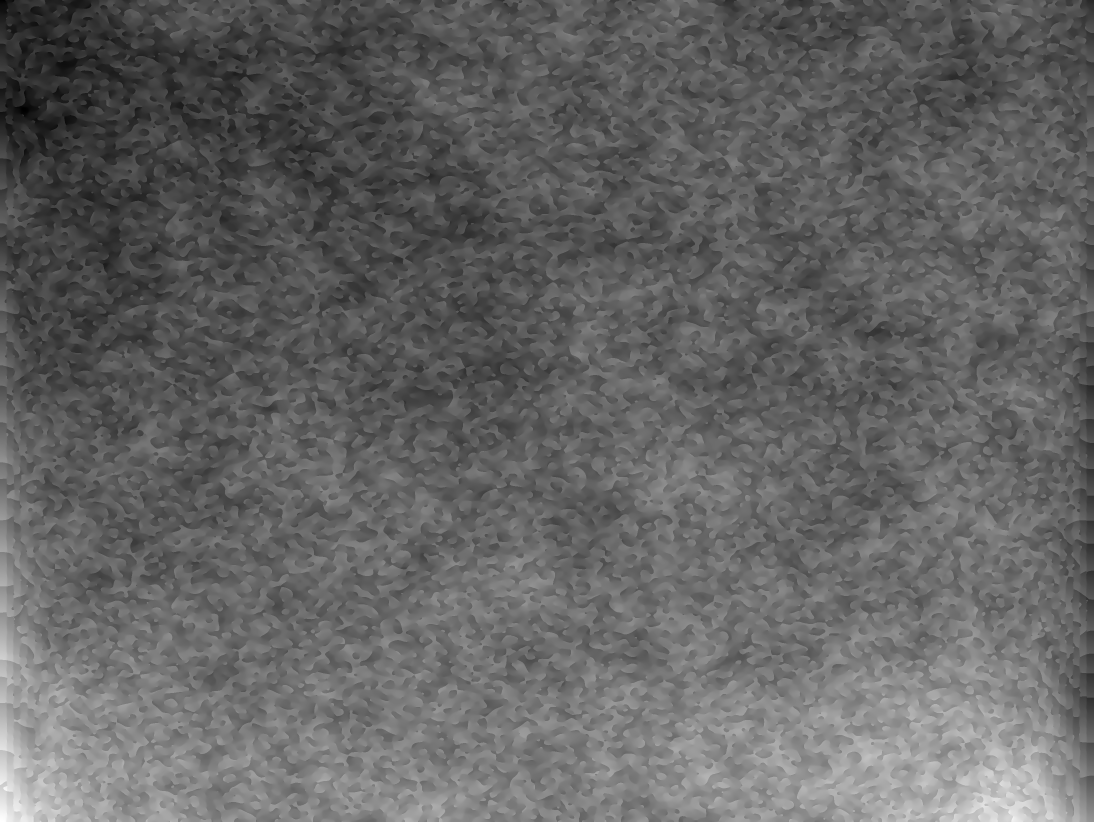
#> input picture 3d/blattunterseite.png, 3280 x 2464 px (shown at 1/3 size)
$ python einfache-auswertung.py ../3d/blattunterseite.png
#> lines starting #> are read from the running program, lines starting #| are printed output that depends on the picture
import matplotlib.pyplot as plt
import numpy as np
import matplotlib.patches
import sys
from matplotlib import cm

# erstes Argument ist Dateipfad eingabebild, muss aber im gleichen ordner liegen
image_url = sys.argv[1]
image = plt.imread(image_url)[:,:,0]
#> image: shape (2464, 3280) float32; min 0, max 1, mean 0.392

height = image.shape[0]
#> height = 2464
width = image.shape[1]
#> width = 3280

#plt.figure("Red channel", figsize=(10,7))
# plt.imshow(image, cmap='gray')
# plt.show()

# FFT zur Auswahl Sattelit
fourier = np.fft.fftshift(np.fft.fft2(image))
magnitude_spectrum = np.log(np.abs(fourier+1e-9))
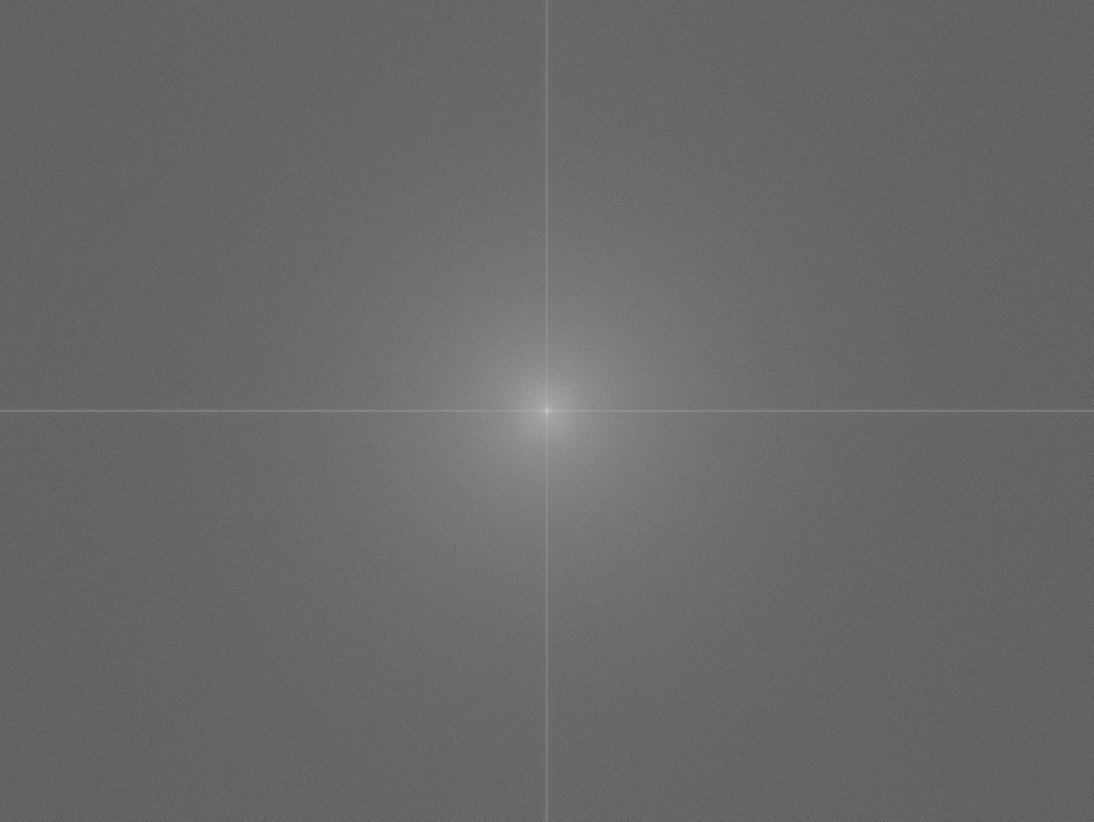
#> magnitude_spectrum: shape (2464, 3280) float64 (shown at 1/3 size); min -5, max 14.97, mean 3.26; drawn with min black and max white


plt.imshow(magnitude_spectrum)
plt.show()

# jetzt wirds hässlich

rect_center_x = int(input('X-Koordinate: '))
#> the answer given: 3

rect_center_y = int(input('Y-Koordinate: '))
#> the answer given: 3

rect_center_radius = 80


# FFT

cropped_fourier = np.zeros([height, width], dtype=complex)
satellite = fourier[rect_center_y - rect_center_radius:rect_center_y + rect_center_radius,
            rect_center_x - rect_center_radius:rect_center_x + rect_center_radius]
#> (the run stopped early here; a loop or call above may not have finished)
